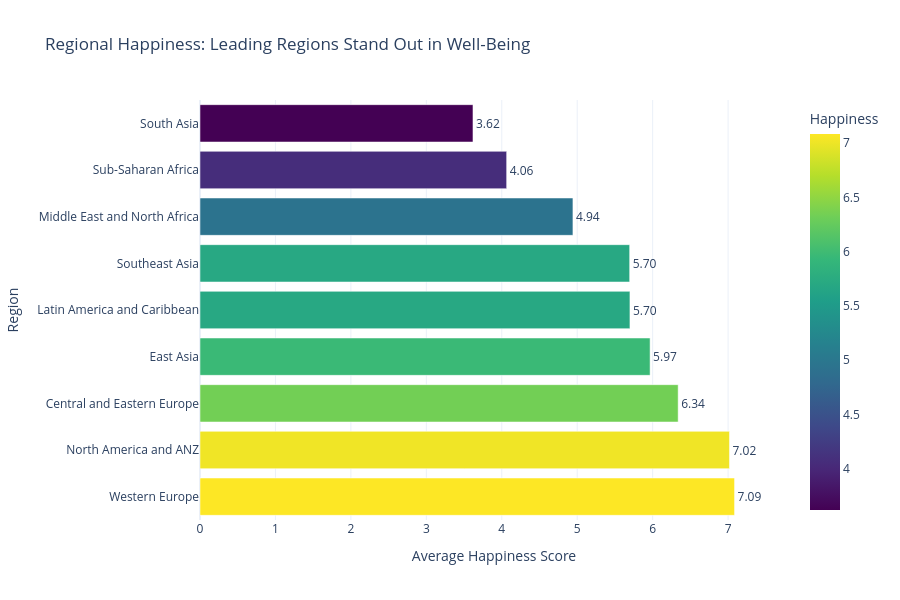

Source (notebook cell):
### Code cell
# Step 1: Compute average happiness score by region

region_avg = (
    df.groupby('Region')['Happiness_Score']
      .mean()
      .reset_index()
      .sort_values('Happiness_Score', ascending=True)
)

print(region_avg)


# Step 2: Build the horizontal bar chart

fig = px.bar(
    region_avg,
    x='Happiness_Score',
    y='Region',
    orientation='h',
    text='Happiness_Score',
    color='Happiness_Score',
    color_continuous_scale='Viridis',
    title='Regional Happiness: Leading Regions Stand Out in Well-Being'
)

# Put highest score at the top
fig.update_yaxes(autorange='reversed')

# Zero baseline on x-axis
fig.update_xaxes(
    range=[0, region_avg['Happiness_Score'].max() * 1.1],
    title='Average Happiness Score'
)

# Show values on bars
fig.update_traces(
    texttemplate='%{text:.2f}',
    textposition='outside'
)

# Improve layout
fig.update_layout(
    yaxis_title='Region',
    height=600,
    template='plotly_white',
    coloraxis_colorbar_title='Happiness'
)

fig.show()

### Figure 1 — Plotly figure (JSON) as saved in the notebook; plotly's stock layout.template omitted (floating-point values rounded to 4 significant figures)
{"data": [{"hovertemplate": "Happiness_Score=%{marker.color}<br>Region=%{y}<extra></extra>", "legendgroup": "", "marker": {"color": [3.618, 4.065, 4.943, 5.695, 5.699, 5.966, 6.338, 7.018, 7.086], "coloraxis": "coloraxis", "pattern": {"shape": ""}}, "name": "", "orientation": "h", "showlegend": false, "text": [3.618, 4.065, 4.943, 5.695, 5.699, 5.966, 6.338, 7.018, 7.086], "textposition": "outside", "texttemplate": "%{text:.2f}", "type": "bar", "x": [3.618, 4.065, 4.943, 5.695, 5.699, 5.966, 6.338, 7.018, 7.086], "xaxis": "x", "y": ["South Asia", "Sub-Saharan Africa", "Middle East and North Africa", "Southeast Asia", "Latin America and Caribbean", "East Asia", "Central and Eastern Europe", "North America and ANZ", "Western Europe"], "yaxis": "y"}], "layout": {"barmode": "relative", "coloraxis": {"autocolorscale": false, "colorbar": {"title": {"text": "Happiness"}}, "colorscale": [[0, "#440154"], [0.1111, "#482878"], [0.2222, "#3e4989"], [0.3333, "#31688e"], [0.4444, "#26828e"], [0.5556, "#1f9e89"], [0.6667, "#35b779"], [0.7778, "#6ece58"], [0.8889, "#b5de2b"], [1, "#fde725"]]}, "height": 600, "legend": {"tracegroupgap": 0}, "title": {"text": "Regional Happiness: Leading Regions Stand Out in Well-Being"}, "xaxis": {"anchor": "y", "domain": [0, 1], "range": [0, 7.794], "title": {"text": "Average Happiness Score"}}, "yaxis": {"anchor": "x", "autorange": "reversed", "domain": [0, 1], "title": {"text": "Region"}}}}
